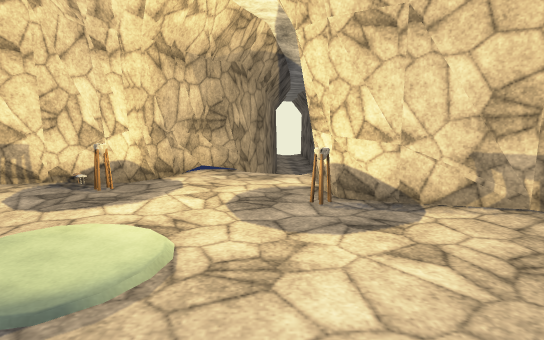
view 1 (above)

16 first-person views from a walk through a Unity game level. The camera is 1.4 m above the floor, tilts 8° down and sees 80° across. The floor is counted in squares, 1 m on a side. Each view is taken from the middle of a square. On the plan, view 1 faces up. The plan holds only what a view shows up to about 15 squares ahead; the rest is blank. Surface patterns are stand-ins for the level's own textures.

view 2
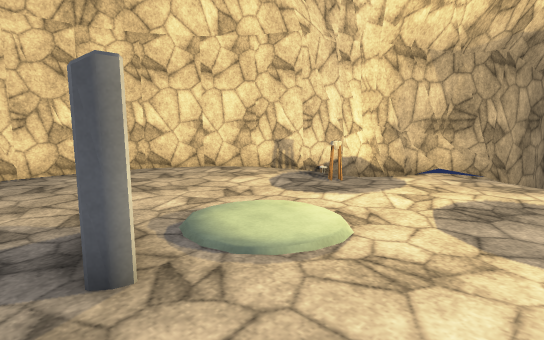

view 3
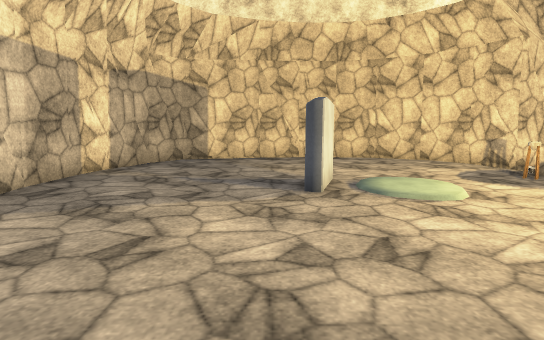

view 4
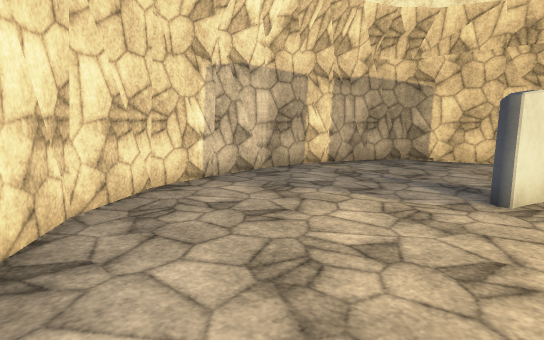

view 5
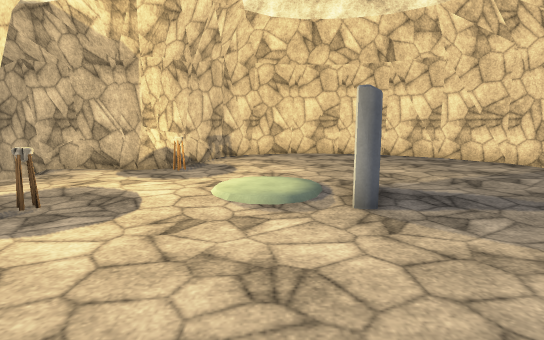

view 6
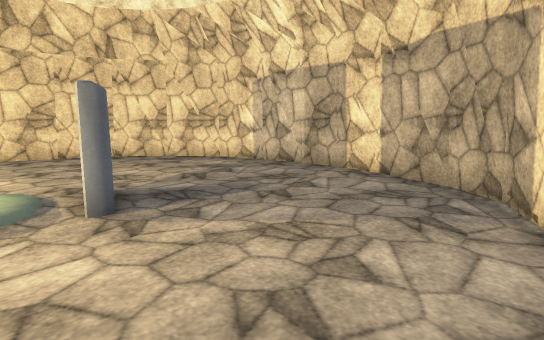

view 7
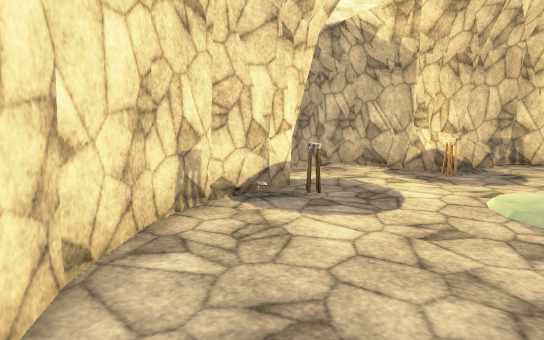

view 8
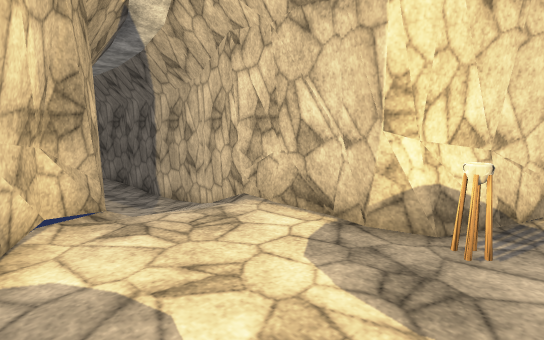

view 9
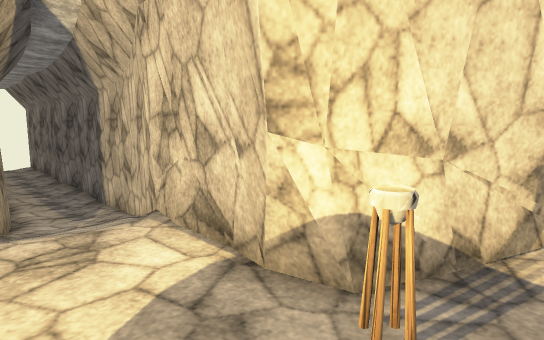

view 10
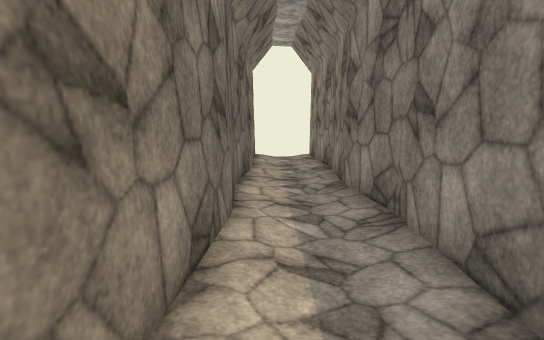

view 11
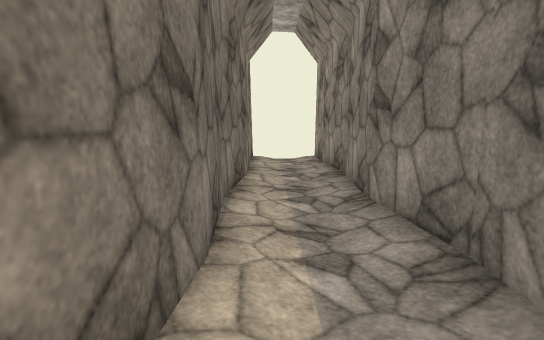

view 12
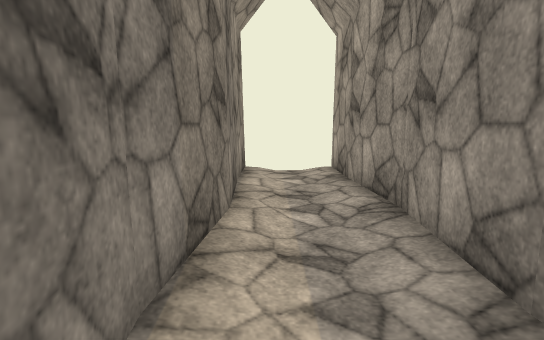

view 13
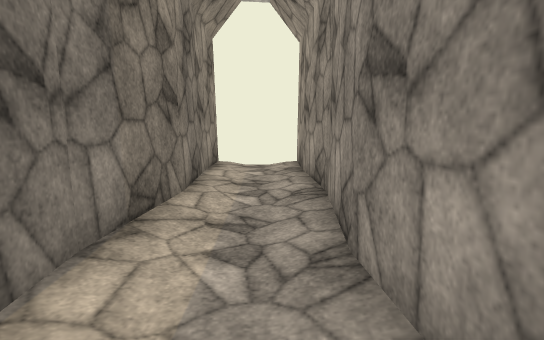

view 14
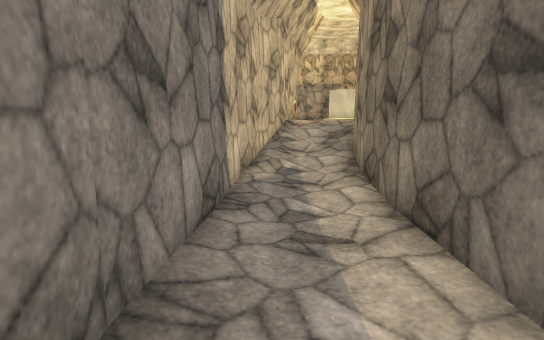

view 15
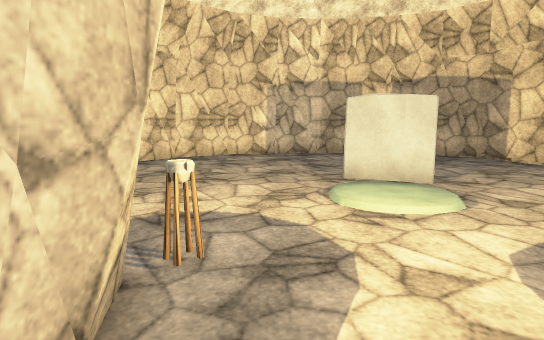

view 16
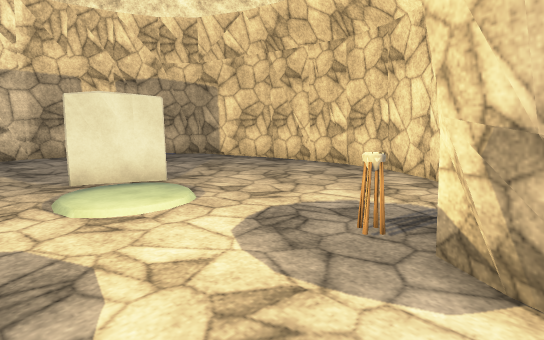

### Floor plan
Key: @ floor where view 1 was taken; # wall or solid block; . main floor; - floor 1.5 m lower than the main floor; _ floor 1.75 m lower than the main floor; / step, stairs or slope; = window, fence, low wall or low ledge; O other object.
Columns run from 10 left of view 1 to 6 right of it. Each row starts with its distance up from view 1.
 33           ####
 32           #--#
 31           #--#
 30           #--#
 29           #--#
 28           #--#
 27           #--#
 26           #__#
 25           #__#
 24           #__#
 23           #__#
 22           #-_#
 21           #-_#
 20           #-_#
 19           #--#
 18           #--#
 17           #--#
 16           #--#
 15           #//#
 14          ##//#
 13          #//##
 12          #//#
 11         ##//#
 10        =#.//#
  9        #...##
  8    #####...#
  7   ##..O....##
  6  ##........O###
  5 ##............##
  4 #....../.......#
  3 #..............##
  2 #...............#
  1 #.....OOO.......#
  0 #.........@.....#
 -1 ##.............##
 -2  #.............#
 -3  ##...........#=
 -4   ##.........##
 -5    ###########

Positions as (right, up) in squares from view 1, and headings:
1: (0, 0), facing up
2: (1, 0), facing up-left
3: (5, 0), facing left
4: (5, 2), facing down-left
5: (-9, 3), facing right
6: (-9, 3), facing down-right
7: (-9, 3), facing up-right
8: (-3, 5), facing up-right
9: (-1, 5), facing up-right
10: (1, 16), facing up
11: (1, 18), facing up
12: (1, 22), facing up
13: (2, 21), facing up
14: (2, 23), facing down
15: (0, 9), facing down
16: (0, 9), facing down-left
